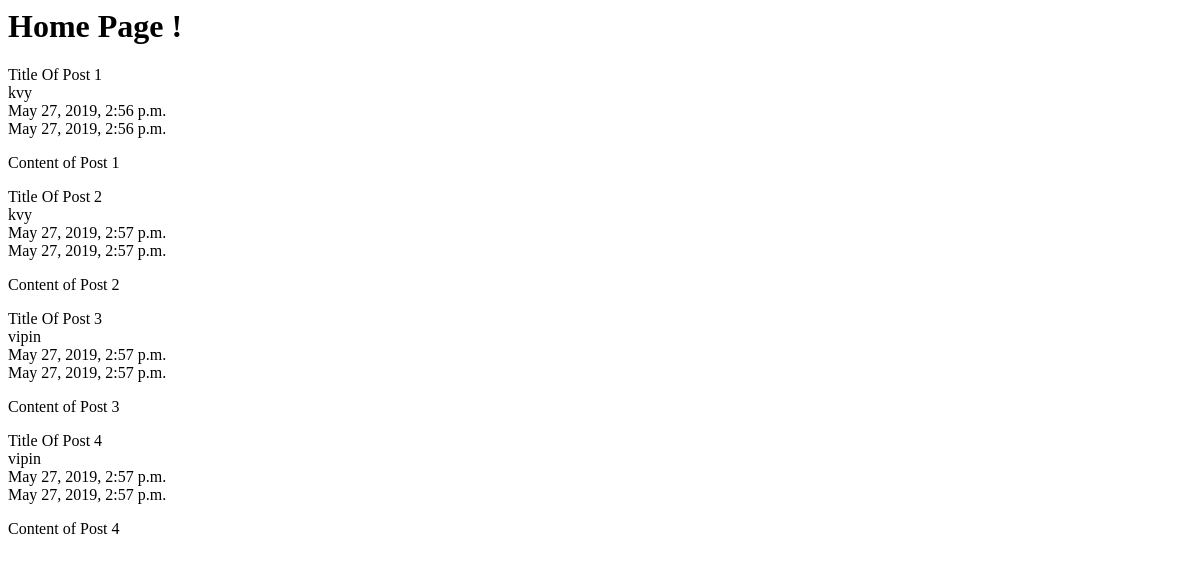
Before: / with the older database file.
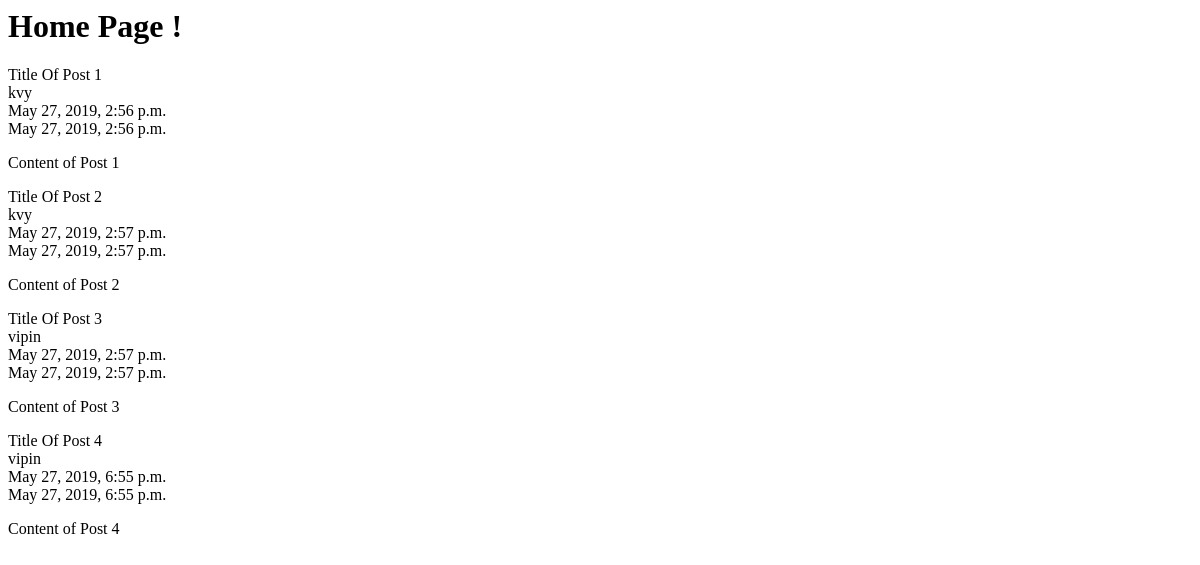
After: the same page with the newer database file.
### Posts/models.py (models this page shows, shortened)
class Post(models.Model):
    Title = models.CharField(default='Title Of Post', max_length=50)
    Content = models.TextField()
    Publish_date = models.DateTimeField(auto_now_add=False)
    Last_updated = models.DateTimeField(auto_now=True)
    Auther = models.ForeignKey(User, on_delete=models.CASCADE)

class User(AbstractUser):
    email = models.EmailField()
    pet_name = models.CharField(default='Not have any pet', max_length=50)

### Posts/views.py (the view)
# urls.py: path('', HomePage.as_view(),name="Home"),
class HomePage(TemplateView):
    template_name = 'Posts/Home.html'
    def get_context_data(self, **kwargs):
        context = super().get_context_data(**kwargs)
        context["title"] = "Home | Posts"
        context["Posts"] = Posts
        return context

### Posts/templates/Posts/Home.html
{% extends 'Posts/Base.html' %}
{% block data %}
    <h1> Home Page ! </h1>
     {% for post in Posts %}
        {{ post.Title }} <br>
        {{ post.Auther }} <br>
        {{ post.Publish_date }} <br>
        {{ post.Last_updated }} <br>
        <p>
            {{ post.Content }} <br>
        </p>
     {% endfor %}
{% endblock data %}

Changed rows visible on the page:
changed Post "Title Of Post 4": Publish_date "May 27, 2019, 2:57 p.m." → "May 27, 2019, 6:55 p.m."; Last_updated "May 27, 2019, 2:57 p.m." → "May 27, 2019, 6:55 p.m."
